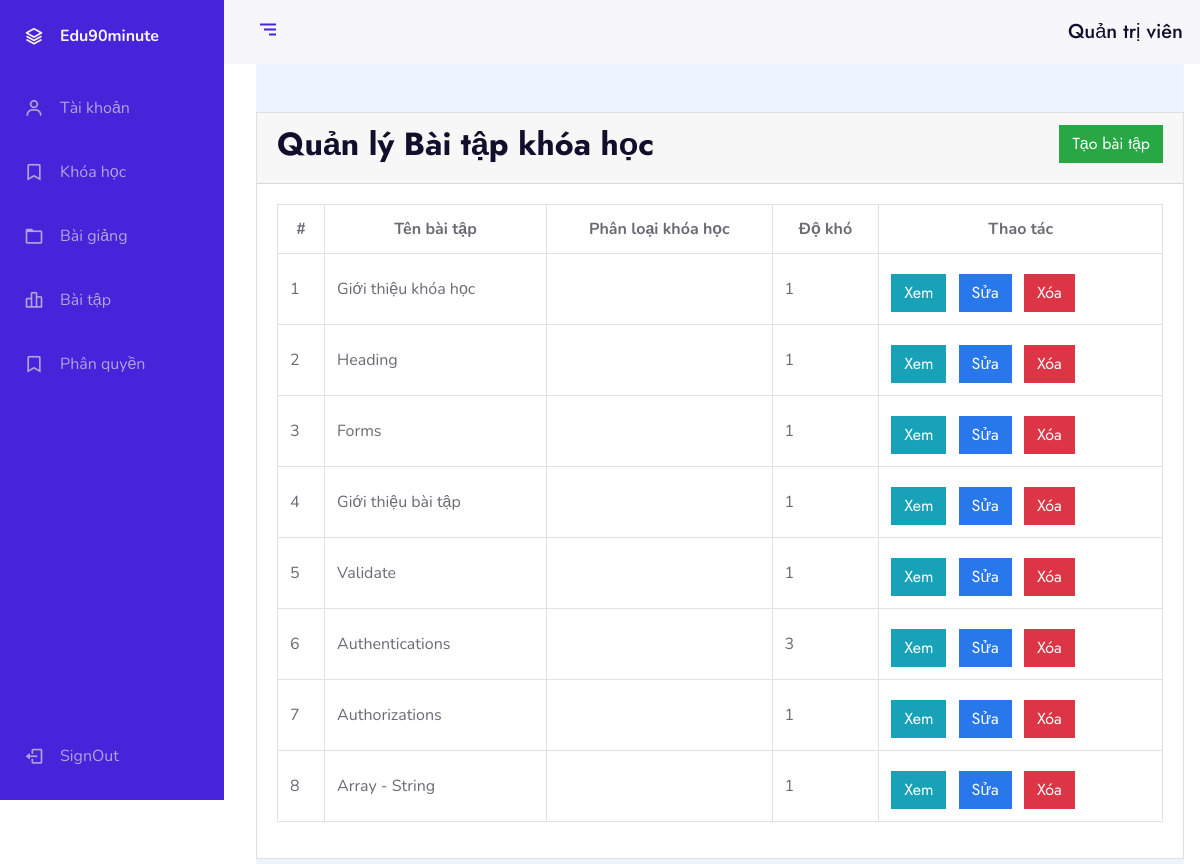
Page /?ctl=exercises&page=1 (signed in) on the committed database.
### tables this page shows
CREATE TABLE `exercises` (
  `id` int(10) UNSIGNED NOT NULL,
  `name` varchar(255) NOT NULL,
  `described` varchar(255) NOT NULL,
  `level` smallint(6) NOT NULL,
  `courseId` varchar(50) NOT NULL,
  `fileUpload` varchar(255) NOT NULL,
  `relate` int(11) NOT NULL,
  `created_at` timestamp NOT NULL DEFAULT current_timestamp()
);

### Controllers/BaseController.php (called while the page is built, shortened)
<?php
class BaseController{
    protected function view($viewPath, array $data = []){
        include_once self::VIEWS_FOLDER_NAME . str_replace('.', '/', $viewPath) . '.php';
    }
}

### Controllers/Admin/AdminExercisesController.php (called while the page is built, shortened)
<?php
    class AdminExercisesController extends BaseController{
        protected $exercisesModel;
        private $data = [];
        protected $limit = 8;
        public function __construct() {
            $this->coursesModel = new CoursesModel;
            $this->exercisesModel = new ExercisesModel;
            $this->data['courses'] = $this->coursesModel->all('', '', '', '', '', ['relate' => 'asc']);
            $this->data['exercises'] = $this->exercisesModel->all();
        }
        public function index() {
            $page = isset($_GET['page']) ? $_GET['page'] : 1;
            $this->data['exercises'] = $this->exercisesModel->all("", "","",
                                                        ($page-1)*$this->limit,
                                                        $this->limit,
                                                        ['relate' => 'asc']);
            $this->data["paging"] = $this->exercisesModel->paging($this->limit);
            return $this->view('admin.exercises.index', $this->data);
        }
    }

### Models/BaseModel.php (called while the page is built, shortened)
<?php
    class BaseModel extends Database
    {
        protected $connect;
        protected $table;
        protected $colums = ['*'];
        public function  __construct() {
            $this->connect = $this->connect();
        }
        public function all($table = '', $colums = [], $where = [], $start=0, $limit = null, $orderBy = []){
            if(!empty($colums)){
                $select = implode(',', $colums);
            }else $select = implode(',', $this->colums);
            $table = empty($table) ? $this->table : $table;
            $sql = "SELECT ${select} FROM $table";
            $sql = trim($sql ,'OR ');
            if(!empty($orderBy)){
                $sql .= " ORDER BY " .array_keys($orderBy)[0] . " " . array_values($orderBy)[0];
            }
            if(!empty($limit)){
                $sql .= " LIMIT $start, $limit";
            }
            $query = $this->_query($sql);
            $data = [];
            while($row = mysqli_fetch_assoc($query)){
                $data[] = $row;
            }
            return $data;
        }
        public function _query($sql){
            return mysqli_query($this->connect, $sql);
        }
    }

### Core/Database.php (called while the page is built, shortened)
<?php
    class Database
    {
        public function  connect(){
            $connect = mysqli_connect(self::DB_HOST, self::DB_USER, self::DB_PASSWORD, self::DB_NAME);
            mysqli_set_charset($connect, 'utf8');
            if(mysqli_connect_errno() === 0){
                return $connect;
            }
            return false;
        }
    }

### Views/admin/exercises/index.php (the view, shortened to what this page needs)
<div class="card">
    <div class="card-header boder-0">
        <div class="float-left">
            <h2>Quản lý Bài tập khóa học</h2>
        </div>
        <div class="float-right">
            <a href="./?ctl=exercises&act=create&rl=1<?php echo isset($_GET['page']) ? "&page=".$_GET['page']:""; ?>" class="btn btn-success">Tạo bài tập</a>
        </div>
    </div>
    <div class="card-body">
        <div class="table-responsive">
             <table class="table table-bordered table-hover">
                <tr class="badge-default">
                    <th class="text-center">#</th>
                    <th class="text-center" style="min-width: 150px;">Tên bài tập</th>
                    <th class="text-center">Phân loại khóa học</th>
                    <th class="text-center">Độ khó</th>
                    <th class="text-center" max-width="270px">Thao tác</th>
                </tr>
                <?php
                    if(isset($exercises)){
                        $i = 1;
                        foreach($exercises as $value){
                ?>
                    <tr>
                        <td class="align-middle"> <?php echo $i++; ?> </td>
                        <td class="align-middle"> <?php echo $value['name']; ?> </td>
                        <td class="align-middle"> <?php echo $value['name2']; ?> </td>
                        <td class="align-middle"> <?php echo $value['level']; ?> </td>
                        <td class="align-middle">
                            <a href="./?ctl=exercises&act=show&id=<?php echo $value['id']; echo isset($_GET['page']) ? "&page=".$_GET['page']:""; ?>" class="btn btn-info mr-2 mt-2">Xem</a>
                            <a href="./?ctl=exercises&act=edit&id=<?php echo $value['id']; echo isset($_GET['page']) ? "&page=".$_GET['page']:""; ?>" class="btn btn-primary mr-2 mt-2">Sửa</a>
                            <form action="./?ctl=exercises&act=destroy&id=<?php echo $value['id'];?>" method="POST"
                            onsubmit="return confirmDelete('<?php echo 'Bạn có chắc muốn xóa bài tập `' .  $value['name'] . '` không?'; ?>')"
                            class="d-inline-block">
                                <input  type="submit" name="submit" value="Xóa" class="btn btn-danger mt-2">
                            </form>
                        </td>
                    </tr>
                <?php }} ?>
            </div>
    </div>
</div>

### css/adminStyle.css (style rules this page uses)
:root { --header-height: 3rem; --nav-width: 68px; --first-color: #4723D9; --first-color-light: #AFA5D9; --white-color: #F7F6FB; --body-font: 'Nunito', sans-serif; --normal-font-size: 1rem; --z-fixed: 100 }
body { position: relative; margin: var(--header-height) 0 0 0; padding: 0 1rem; font-family: var(--body-font); font-size: var(--normal-font-size); transition: .5s }
a { text-decoration: none }
.body-pd { padding-left: calc(var(--nav-width) + 1rem) }
@media screen and (min-width: 768px) { body { margin: calc(var(--header-height) + 1rem) 0 0 0; padding-left: calc(var(--nav-width) + 2rem) } }
@media screen and (min-width: 768px) { .body-pd { padding-left: calc(var(--nav-width) + 188px) } }

### rows in the picture
exercises: name "Giới thiệu khóa học", level "1"
exercises: name "Heading", level "1"
exercises: name "Forms", level "1"
exercises: name "Giới thiệu bài tập", level "1"
exercises: name "Validate", level "1"
exercises: name "Authentications", level "3"
exercises: name "Authorizations", level "1"
exercises: name "Array - String", level "1"

### other values in the picture
$_SESSION['name'] "Quản trị viên"
